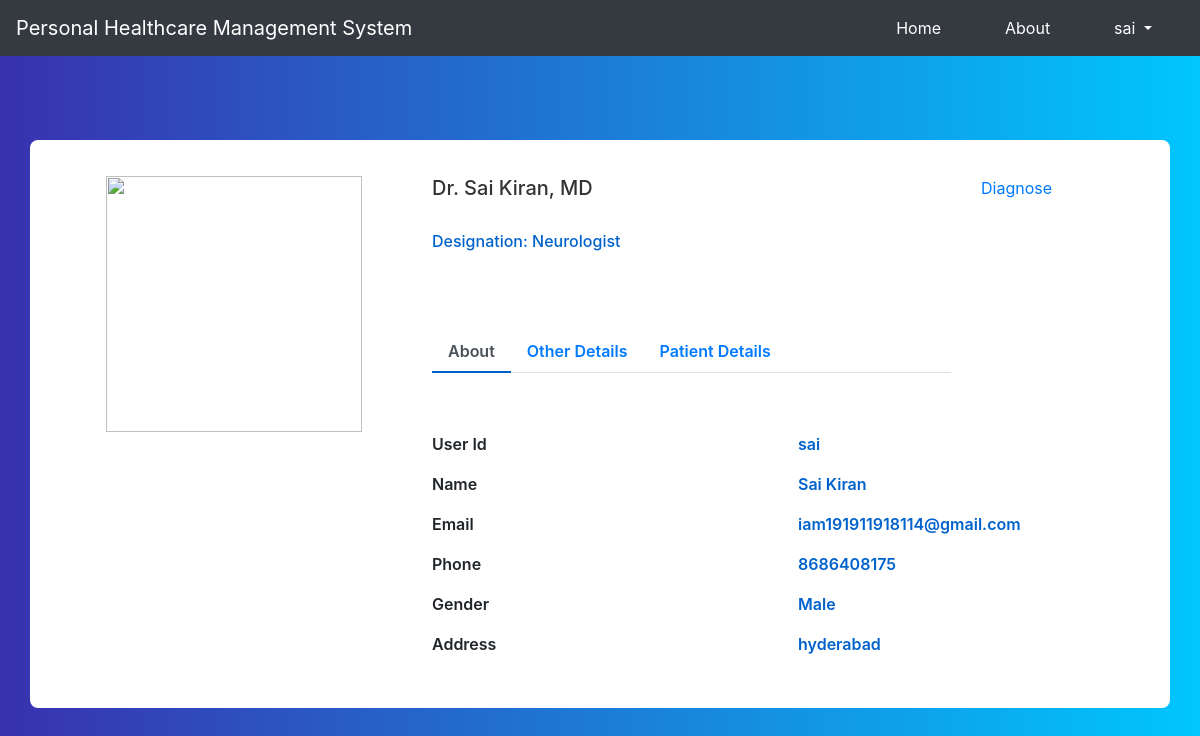
Page /accounts/profile/ (signed in) on the committed database.
### userprofile/models.py (models this page shows)
class DoctorModel(models.Model):
    user = models.OneToOneField(User, null=True, blank=True, on_delete=models.CASCADE)
    user_social = models.OneToOneField(SocialAccount, null=True, blank=True, on_delete=models.CASCADE)
    email = models.EmailField(max_length=100, primary_key=True)
    phone = models.CharField(max_length=20)
    gender = models.CharField(max_length=10, choices=GENDER_CHOICES)
    address = models.CharField(max_length=1000)
    qualification = models.CharField(max_length=100, choices=DOCTOR_QUALIFICATIONS)
    designation = models.CharField(max_length=100, choices=DOCTOR_DESIGNATION)
    registration_number = models.CharField(max_length=100)
    is_approved_by_admin = models.BooleanField(default=False)
    def __str__(self):
        return str(self.user)

### userprofile/views.py (the view)
# urls.py: path('accounts/profile/', views.profile, name='profile'),
def profile(request):
    patient_accounts = PatientModel.objects.all()
    doctor_accounts = DoctorModel.objects.all()
    is_patient = is_doctor = False
    if patient_accounts.filter(email=request.user.email).exists():
        is_patient = patient_accounts.filter(email=request.user.email).exists()
        patient_account = patient_accounts.get(pk=request.user.email)
    elif doctor_accounts.filter(email=request.user.email).exists():
        is_doctor = doctor_accounts.filter(email=request.user.email).exists()
        doctor_account = doctor_accounts.get(pk=request.user.email)
    if is_doctor==False and is_patient==False:
        return redirect('userprofile:signup_option')
    else:
        if is_patient:
            return render(request, 'profile_patient.html', {'patient_account': patient_account})
        elif is_doctor:
            patients_diagnosed = patient_accounts.filter(diagnosed_by=doctor_account)
            print(patients_diagnosed)
            return render(request, 'profile_doctor.html', {'doctor_account': doctor_account, 'patients_diagnosed': patients_diagnosed})
    return render(request, 'profile.html', None)

### userprofile/models.py (called while the page is built)
    def __str__(self):
        return str(self.user)

### templates/profile_doctor.html (shortened to what this page needs)
{% extends 'base.html' %}
{% load static %}
{% load account socialaccount %}
{% block content %}
<link rel="stylesheet" type="text/css" href="{% static 'css/profile.css' %}"></link>
<div class="container emp-profile">
	<form method="post">
		<div class="row">
			<div class="col-md-4">
				<div class="profile-img">
          <img alt="" src="{{ doctor_account.user_social.extra_data.picture }}" style="width: 256px; height: 256px">
				</div>
			</div>
			<div class="col-md-6">
				<div class="profile-head">
					<h5>Dr. {{ doctor_account.user_social.extra_data.name }}, {{ doctor_account.qualification }}</h5><br>
					<h6>Designation: {{ doctor_account.designation }}</h6>
					<br><br><br>
					<ul class="nav nav-tabs" id="myTab" role="tablist">
						<li class="nav-item">
							<a class="nav-link active" id="home-tab" data-toggle="tab" href="#home" role="tab" aria-controls="home" aria-selected="true">About</a>
						</li>
						<li class="nav-item">
							<a class="nav-link" id="profile-tab" data-toggle="tab" href="#profile" role="tab" aria-controls="profile" aria-selected="false">Other Details</a>
						</li>
						{% if doctor_account.is_approved_by_admin %}
							<li class="nav-item">
								<a class="nav-link" id="patient-tab" data-toggle="tab" href="#patient" role="tab" aria-controls="patient" aria-selected="false">Patient Details</a>
							</li>
						{% endif %}
					</ul>
				</div>
			</div>
			{% if doctor_account.is_approved_by_admin %}
				<div class="col-md-2">
					<a href="{% url 'userprofile:select_patient' %}">Diagnose</a>
				</div>
			{% endif %}
		</div>
		<div class="row">
			<div class="col-md-4">
			</div>
			<div class="col-md-8">
				<div class="tab-content profile-tab" id="myTabContent">
					<div class="tab-pane fade show active" id="home" role="tabpanel" aria-labelledby="home-tab">
						<div class="row">
							<div class="col-md-6">
								<label>User Id</label>
							</div>
							<div class="col-md-6">
								<p>{{ doctor_account }}</p>
							</div>
						</div>
						<div class="row">
							<div class="col-md-6">
								<label>Name</label>
							</div>
							<div class="col-md-6">
								<p>{{ doctor_account.user_social.extra_data.name }}</p>
							</div>
						</div>
						<div class="row">
							<div class="col-md-6">
								<label>Email</label>
							</div>
							<div class="col-md-6">
								<p>{{ doctor_account.email }}</p>
							</div>
						</div>
						<div class="row">
							<div class="col-md-6">
								<label>Phone</label>
							</div>
							<div class="col-md-6">
								<p>{{ doctor_account.phone }}</p>
							</div>
						</div>
						<div class="row">
							<div class="col-md-6">
								<label>Gender</label>
							</div>
							<div class="col-md-6">
								<p>{{ doctor_account.gender }}</p>
							</div>
						</div>
						<div class="row">
							<div class="col-md-6">
								<label>Address</label>
							</div>
							<div class="col-md-6">
								<p>{{ doctor_account.address }}</p>
							</div>
						</div>
					</div>
				</div>
			</div>
		</div>
	</form>
</div>
{% endblock content %}

### templates/base.html (shortened to what this page needs)
{% load static %}
{% load i18n %}
{% load bootstrap4 %}
{% load account socialaccount %}
<!DOCTYPE html>
<html lang="en" {% block htmlattr %}{% endblock %}>
<head>
  <link rel="stylesheet" href="https://stackpath.bootstrapcdn.com/bootstrap/4.3.1/css/bootstrap.min.css">
  <link rel="stylesheet" href="https://use.fontawesome.com/releases/v5.8.1/css/all.css">
  {% block head_css %}
  <link rel="stylesheet" media="screen" href='{% static "css/main.css" %}'>
  {% endblock %}
</head>
<body class='{% block pageclass %}{% endblock %}' {% block bodyattr %}{% endblock %}>
  {% block nav %}
  <nav class="navbar navbar-expand-lg navbar-dark bg-dark">
    <a class="navbar-brand" href="#">Personal Healthcare Management System</a>
    <div class="collapse navbar-collapse mr-auto" id="navbarNavDropdown">
      <ul class="navbar-nav navbar-nav ml-auto">
        <li class="nav-item active px-4">
          <a class="nav-link" href="{% url 'userprofile:profile' %}">Home<span class="sr-only">(current)</span></a>
        </li>
        <li class="nav-item active px-4">
          <a class="nav-link" href="{% url 'userprofile:about' %}">About</a>
        </li>
        <li class="nav-item dropdown active px-4">
          {% if request.user.is_authenticated %}
            <a class="nav-link dropdown-toggle" href="#" id="navbarDropdownMenuLink" role="button" data-toggle="dropdown" aria-haspopup="true" aria-expanded="false">
              {{ request.user }}
            </a>
          {% endif %}
        </li>
      </ul>
    </div>
  </nav>
  <br><br>
  {% endblock nav %}
  {% block content %}{% endblock content %}
</body>
</html>

### static/css/profile.css (style rules this page uses)
body { background: -webkit-linear-gradient(left, #3931af, #00c6ff); }
.emp-profile { padding: 3%; margin-top: 3%; margin-bottom: 3%; border-radius: 0.5rem; background: #fff; }
.profile-img { text-align: center; }
.profile-img img { width: 70%; height: 100%; }
.profile-head h5 { color: #333; }
.profile-head h6 { color: #0062cc; }
.profile-head .nav-tabs { margin-bottom:5%; }
.profile-head .nav-tabs .nav-link { font-weight:600; border: none; }
.profile-head .nav-tabs .nav-link.active { border: none; border-bottom:2px solid #0062cc; }
.profile-tab label { font-weight: 600; }
.profile-tab p { font-weight: 600; color: #0062cc; }

### rows in the picture
DoctorModel: user_social.extra_data.name "Sai Kiran", qualification "MD", designation "Neurologist", user.username "sai", email "iam191911918114@gmail.com", phone "8686408175", gender "Male", address "hyderabad"

### other values in the picture
{{ request.user }} "sai"
